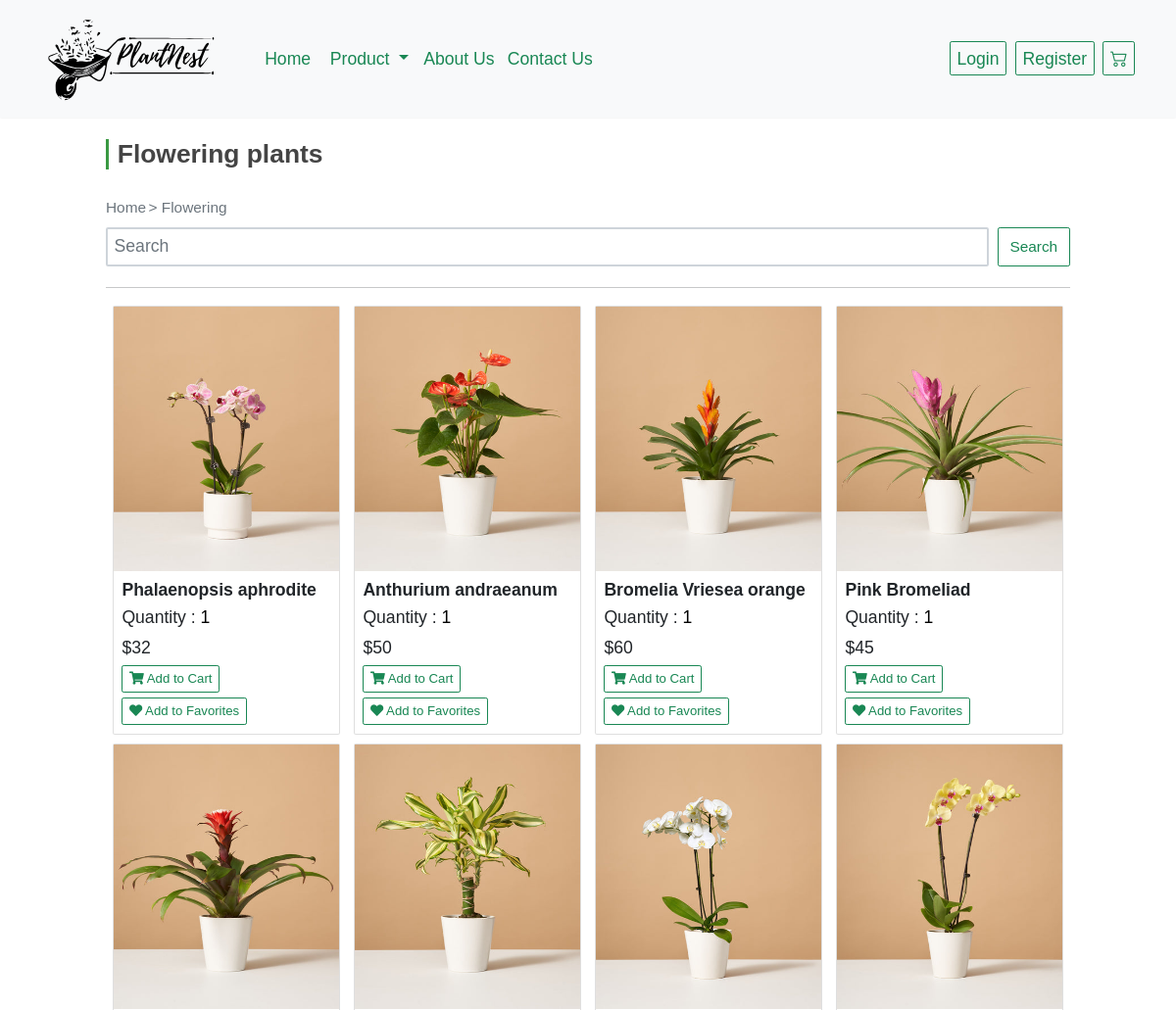
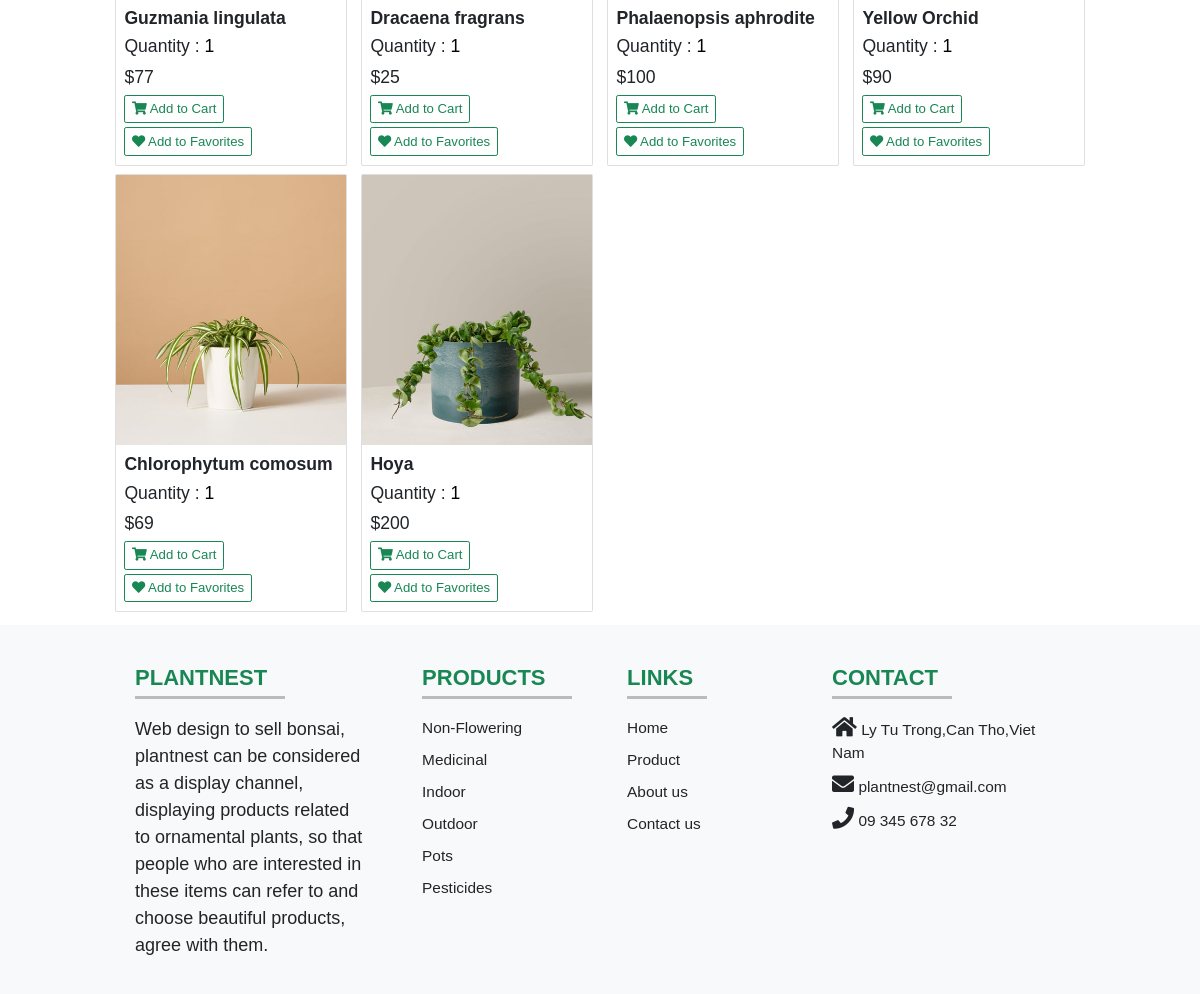
Page /client/flowering.php on the committed database (2 pictures, top to bottom).
### tables this page shows
CREATE TABLE `products` (
  `productID` int(11) NOT NULL,
  `productName` varchar(255) NOT NULL,
  `unitPrice` decimal(10,0) NOT NULL,
  `height` varchar(255) NOT NULL,
  `uses` varchar(600) DEFAULT NULL,
  `growthHabits` varchar(600) DEFAULT NULL,
  `light` varchar(255) DEFAULT NULL,
  `water` varchar(255) DEFAULT NULL,
  `categoryID` int(11) NOT NULL,
  `imageURL` varchar(500) NOT NULL,
  `unitsInStock` int(11) DEFAULT 100
);

### classes/Product.php (called while the page is built, shortened)
<?php
class Product {
    public function showFlowering($conn) {
        $sql = "SELECT productID, productName, unitPrice, height, uses, growthHabits, light, water, categoryID, imageURL FROM products WHERE categoryID = 1";
        $result = $conn->query($sql) or die($this->conn->error.__LINE__);
        return $result;
    }
}

### client/flowering.php (the view, shortened to what this page needs)
<?php
include_once '../classes/Product.php';
include_once '../assets/database.php';
$product = new Product();
?>
<!DOCTYPE html>
<html lang="en">
<head>
    <link rel="stylesheet" href="https://unpkg.com/swiper/swiper-bundle.min.css" />
    <link rel="stylesheet" href="https://cdnjs.cloudflare.com/ajax/libs/font-awesome/5.15.3/css/all.min.css">
    <link rel="stylesheet" href="../assets/css/style.css">
    <link href="https://cdn.jsdelivr.net/npm/bootstrap@5.0.2/dist/css/bootstrap.min.css" rel="stylesheet">
    <link rel="stylesheet" href="https://cdn.jsdelivr.net/npm/bootstrap-icons@1.10.5/font/bootstrap-icons.css">
    <link rel="stylesheet" href="https://cdn.jsdelivr.net/npm/swiper@10/swiper-bundle.min.css" />
</head>
<body>
    <nav class="navbar navbar-expand-lg navbar-light bg-light px-lg-5 py-lg-4 shadow-sm sticky-top">
        <div class="container-fluid">
            <div><a class="navbar-brand p-4 me-5 fw-bold fs-3 h-font" href="../index.php"><img src="../assets/images/logo/logo.svg" style="width:180px;" alt="Logo"></a></div>
            <div class="collapse navbar-collapse" id="navbarSupportedContent">
                <ul class="navbar-nav me-auto mb-3 fs-2 mb-lg-0">
                    <li class="nav-item">
                        <a class="nav-link active text-success me-2" aria-current="page" href="../index.php">Home</a>
                    </li>
                    <nav class="">
                        <div class="container-fluid">
                            <div class="collapse navbar-collapse" id="navbarNavDarkDropdown">
                                <ul class="navbar-nav">
                                    <li class="nav-item dropdown">
                                        <a class="nav-link dropdown-toggle text-success" href="" id="navbarDarkDropdownMenuLink" role="button" data-bs-toggle="dropdown" aria-expanded="false">
                                            Product
                                        </a>
                                    </li>
                                </ul>
                            </div>
                        </div>
                    </nav>
                    <li class="nav-item">
                        <a class="nav-link me-2 text-success" href="aboutus.php">About Us</a>
                    </li>
                    <li class="nav-item">
                        <a class="nav-link me-2 text-success" href="contactus.php">Contact Us</a>
                    </li>
                </ul>
                <div class="d-flex">
                    <?php
                    if (isset($_SESSION['name']) && ($_SESSION['name'] != "")) { ?>
                        <a href="manageAccount.php">
                            <button type="button" class="btn btn-outline-success shadow-none me-lg-3 me-3 fs-2" data-bs-toggle="modal" data-bs-target="#registermodal">
                                <?php echo $_SESSION['name']; ?>
                            </button>
                        </a>
                        <a href="logout.php">
                            <button type="button" class="btn btn-outline-success shadow-none me-lg-3 me-3 fs-2" data-bs-toggle="modal" data-bs-target="#registermodal">
                                Logout
                            </button>
                        </a>
                        <a href="favorites.php"><button type="button" class="btn btn-outline-success shadow-none me-lg-3 me-3 fs-2" data-bs-toggle="modal" data-bs-target="#registermodal">
                                <i class="fas fa-heart"></i>
                            </button></a>
                    <?php } else { ?>
                        <a href="login.php">
                            <button type="button" class="btn btn-outline-success shadow-none me-lg-3 me-3 fs-2" data-bs-toggle="modal" data-bs-target="#loginmodal">
                                Login
                            </button>
                        </a>
                        <a href="register.php">
                            <button type="button" class="btn btn-outline-success shadow-none me-lg-3 me-3 fs-2" data-bs-toggle="modal" data-bs-target="#registermodal">
                                Register
                            </button>
                        </a>
                    <?php } ?>
                    <a href="cart.php"><button type="button" class="btn btn-outline-success shadow-none me-lg-3 me-3 fs-2" data-bs-toggle="modal" data-bs-target="#registermodal">
                            <i class="bi bi-cart2"></i>
                        </button></a>
                </div>
            </div>
        </div>
    </nav>
    <section class="product" id="product">
        <h2 class="heading fw-bold">Flowering plants</h2>
        <a href="" class="text-secondary text-decoration-none fs-3 ">Home</a>
        <span class="text-secondary fs-3"> > </span>
        <a href="flowering.php" class="text-secondary text-decoration-none fs-3">Flowering</a>
        <form class="d-flex" action="" method="POST">
            <input class="form-control me-3 border-2 fs-2 mt-3" style="height:40px;" type="search" name="keyword" placeholder="Search" aria-label="Search">
            <input class="btn btn-outline-success fs-3 mt-3" style="width:80px;height:40px" type="submit" name="findProduct" value="Search">
        </form><br>
        <hr>
        <?php
        if (!isset($_POST['findProduct'])) {
        ?>
            <div class="product-section mt-150 mb-150">
                <?php
                $result = $product->showFlowering($conn);
                if ($result->num_rows > 0) {
                ?>
                    <div class="container">
                        <div class="row product-lists">
                            <?php while ($row = $result->fetch_assoc()) { ?>
                                <div class="col-md-3 mt-3">
                                    <form method="GET">
                                        <div class="card">
                                            <a href="productdetails.php?action=singleproduct&id=<?php echo $row['productID'] ?>&caID=<?php echo $row['categoryID'] ?>"><img src="<?php echo "../" . $row['imageURL'] ?>" width="100%" height="270px" alt="alt" /></a>
                                            <div class="card-body">
                                                <h3><a class="text-decoration-none text-dark fs-2 mt-2 fw-bold" href="productdetails.php?action=singleproduct&id=<?php echo $row['productID'] ?>&caID=<?php echo $row['categoryID'] ?>"><?php echo $row['productName'] ?></a></h3>
                                                <div class="quantity">
                                                    <span class="fs-2"> Quantity :
                                                        <input style="background-color: #fff;" type="number" min="1" max="100" value="1" name="quantity">
                                                    </span>
                                                </div>
                                                <div class="price fs-2 mt-2"><?php echo "$" . $row['unitPrice'] ?> </div>
                                                <button type="submit" class="btn btn-outline-success shadow-none mt-2 fs-4 fs-2" class="cart-btn"><i class="fas fa-shopping-cart"></i> Add to Cart</button>
                                                <a class="text-decoration-none btn btn-outline-success shadow-none mt-2 fs-4 fs-2 " href="flowering.php?action=addFavorites&id=<?php echo $row['productID'] ?>" class="cart-btn"><i class="fas fa-heart"></i> Add to Favorites</a>
                                            </div>
                                        </div>
                                    </form>
                                </div>
                            <?php } ?>
                        </div>
                    </div>
                <?php
                } else {
                    echo '0 result.';
                }
                ?>
            </div>
    </section>
<?php } ?>
<footer class="text-center text-lg-start text-dark bg-light" style="background-color: #ECEFF1">
    <section class="">
        <div class="container text-center text-md-start mt-5">
            <div class="row mt-3">
                <div class="col-md-3 col-lg-4 col-xl-3 mx-auto mb-4">
                    <h6 class="text-uppercase fw-bold fs-1 text-success">PLANTNEST</h6>
                    <hr class="mb-4 mt-0 d-inline-block mx-auto" style="width: 150px; background-color: #000; height: 3px" />
                    <p style="font-size:18px">
                        Web design to sell bonsai, plantnest can be considered as a display channel,
                        displaying products related to ornamental plants,
                        so that people who are interested in these items can refer to and choose beautiful products,
                        agree with them.
                    </p>
                </div>
                <div class="col-md-2 col-lg-2 col-xl-2 mx-auto mb-4">
                    <h6 class="text-uppercase fw-bold fs-1 text-success">Products</h6>
                    <hr class="mb-4 mt-0 d-inline-block mx-auto" style="width: 150px; background-color: #000; height: 3px" />
                    <p>
                        <a href="nonFlowering.php" class="text-dark fs-3 text-decoration-none">Non-Flowering</a>
                    </p>
                    <p>
                        <a href="medicinal.php" class="text-dark fs-3 text-decoration-none">Medicinal</a>
                    </p>
                    <p>
                        <a href="indoor.php" class="text-dark fs-3 text-decoration-none">Indoor</a>
                    </p>
                    <p>
                        <a href="outdoor.php" class="text-dark fs-3 text-decoration-none">Outdoor</a>
                    </p>
                    <p>
                        <a href="pots.php" class="text-dark fs-3 text-decoration-none">Pots</a>
                    </p>
                    <p>
                        <a href="pesticides.php" class="text-dark fs-3 text-decoration-none">Pesticides</a>
                    </p>
                </div>
                <div class="col-md-3 col-lg-2 col-xl-2 mx-auto mb-4">
                    <h6 class="text-uppercase fw-bold fs-1 text-success"> links</h6>
                    <hr class="mb-4 mt-0 d-inline-block mx-auto" style="width: 80px; background-color: #000; height: 3px" />
                    <p>
                        <a href="../index.php" class="text-dark fs-3 text-decoration-none">Home</a>
                    </p>
                    <p>
                        <a href="product.php" class="text-dark fs-3 text-decoration-none">Product</a>
                    </p>
                    <p>
                        <a href="aboutus.php" class="text-dark fs-3 text-decoration-none">About us</a>
                    </p>
                    <p>
                        <a href="contactus.php" class="text-dark fs-3 text-decoration-none">Contact us</a>
                    </p>
                </div>
                <div class="col-md-4 col-lg-3 col-xl-3 mx-auto mb-md-0 mb-4">
                    <h6 class="text-uppercase fw-bold fs-1 text-success">Contact</h6>
                    <hr class="mb-4 mt-0 d-inline-block mx-auto" style="width: 120px; background-color: #000; height: 3px" />
                    <p class="fs-3"><i class="fas fa-home mr-3 text-dark fs-1 text-decoration-none"></i> Ly Tu Trong,Can Tho,Viet Nam</p>
                    <p class="fs-3"><i class="fas fa-envelope mr-3 text-dark fs-1 text-decoration-none"></i> plantnest@gmail.com</p>
                    <p class="fs-3"><i class="fas fa-phone mr-3 text-dark fs-1 text-decoration-none"></i> 09 345 678 32</p>
                </div>
            </div>
        </div>
    </section>
</footer>
</body>
</html>

### assets/css/style.css (style rules this page uses)
:root { --green:#3A9943; }
* { margin:0; padding:0; box-sizing: border-box; text-transform: none; outline: none; border:none; text-decoration: none; transition: all .2s linear; }
input[type=number] { -moz-appearance: textfield; }
html { font-size: 62.5%; overflow-x: hidden; scroll-behavior: smooth; scroll-padding-top: 7rem; }
section { padding:1.5rem 9%; }
.heading { font-size: 3rem; color:#444; padding-left: 1rem; border-left: .4rem solid var(--green); margin-top: 1rem; margin-bottom: 3rem; }
@media (max-width:1200px) { html { font-size: 55%; } }

### client/flowering.php (style rules this page uses)
* { font-family: 'Poppins', sans-serif; }

### rows in the picture
products: shows a picture, productName "Phalaenopsis aphrodite", unitPrice "32"
products: shows a picture, productName "Anthurium andraeanum", unitPrice "50"
products: shows a picture, productName "Bromelia Vriesea orange", unitPrice "60"
products: shows a picture, productName "Pink Bromeliad", unitPrice "45"
products: shows a picture, productName "Guzmania lingulata", unitPrice "77"
products: shows a picture, productName "Dracaena fragrans", unitPrice "25"
products: shows a picture, productName "Phalaenopsis aphrodite", unitPrice "100"
products: shows a picture, productName "Yellow Orchid", unitPrice "90"
products: shows a picture, productName "Chlorophytum comosum", unitPrice "69"
products: shows a picture, productName "Hoya", unitPrice "200"
